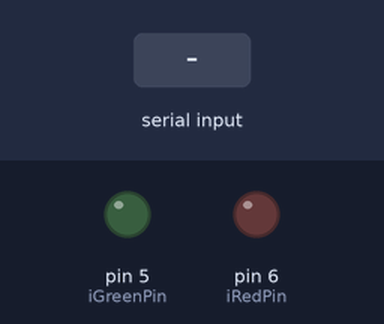
Simulated run of this program. Board: SparkFun Pro Micro, built with avr-gcc and run on an emulated ATmega32U4. Parts: output pins drawn as LEDs (lit = HIGH). Inputs (shaded band) come from the test bench. USB keyboard and mouse output is not drawn; what the program prints to the serial monitor is not drawn.

Above: at 0.1 s.
At 1.7 s:
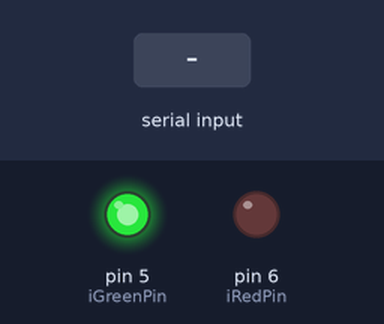
1.8 s: "1" received over the second serial link
Timing chart, 0 to 4.8 s (numbered marks = the images above; inputs shaded):
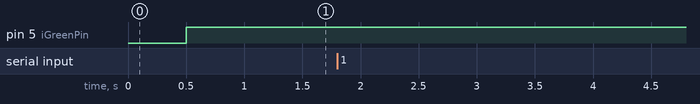

The program:

main.cpp
```cpp
#include <Arduino.h>
#include <Keyboard.h>

int iGreenPin = 5;
int iRedPin = 6;
boolean bEStopOn = false;
boolean bKeyPressed = false;
unsigned long lOnStartMillis;
unsigned long lCurrentMillis;
const unsigned long lKeyHoldMillis = 100;
const unsigned long lKeyDebounce = 50;
char cEStopKey = ' ';
const String kESTOP = "estop\r\n";
const String kCLEAR = "clear\r\n";


void setup() {
  Serial.begin(115200);
  Serial1.begin(115200);
  Serial1.setTimeout(50);
  delay(500);
  pinMode(iGreenPin, OUTPUT);
  pinMode(iRedPin, OUTPUT);
  Keyboard.begin();
}

void loop() {
  if (Serial1.available() > 0) {
    String sSignalIn = Serial1.readString();
    Serial.print(sSignalIn);
    if (sSignalIn == kESTOP) {
      bEStopOn = true;
      lOnStartMillis = millis() + lKeyHoldMillis;
      Keyboard.press(cEStopKey);
      bKeyPressed = true;

    } else {
      if (sSignalIn.substring(0) == kCLEAR) {
        bEStopOn = false;
      }
    }
    sSignalIn = "";
  }

  if (bEStopOn) {
    digitalWrite(iGreenPin, LOW);
    digitalWrite(iRedPin, HIGH);
    if ((lOnStartMillis < millis()) && bKeyPressed) {
      Keyboard.releaseAll();
      bKeyPressed = false;
    }
  }
  else {
    if (bKeyPressed) {
      Keyboard.releaseAll();
      bKeyPressed = false;
    }
    digitalWrite(iGreenPin, HIGH);
    digitalWrite(iRedPin, LOW);
  }

}
```

Measured:
- after the input at 1.8 s, every drawn part: stays the same
